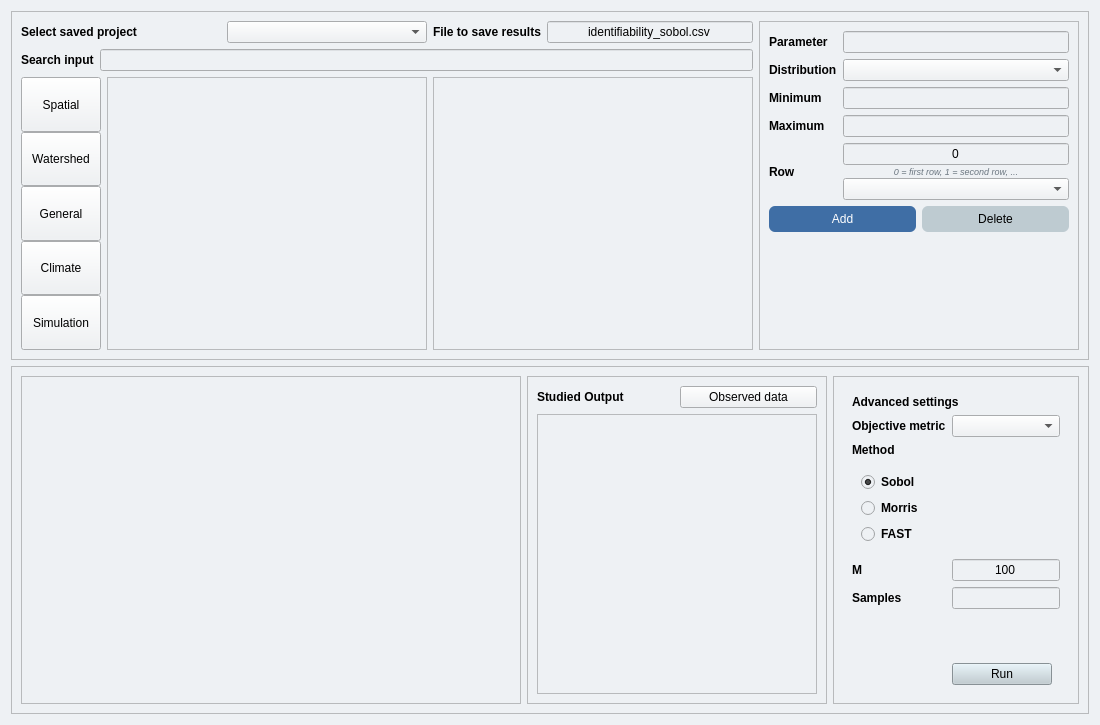
<?xml version="1.0" encoding="UTF-8"?>
<ui version="4.0">
 <class>Dialog</class>
 <widget class="QDialog" name="Dialog">
  <property name="geometry">
   <rect>
    <x>0</x>
    <y>0</y>
    <width>1100</width>
    <height>725</height>
   </rect>
  </property>
  <property name="windowTitle">
   <string>Identifiability Analysis</string>
  </property>
  <property name="styleSheet">
   <string notr="true">background-color: #eef1f4</string>
  </property>
  <layout class="QGridLayout" name="gridLayout_5">
   <item row="0" column="0">
    <widget class="QFrame" name="frame_6">
     <property name="frameShape">
      <enum>QFrame::StyledPanel</enum>
     </property>
     <property name="frameShadow">
      <enum>QFrame::Raised</enum>
     </property>
     <layout class="QGridLayout" name="gridLayout_4">
      <item row="0" column="0" colspan="2">
       <layout class="QHBoxLayout" name="horizontalLayout_top">
        <item>
         <widget class="QLabel" name="label_project">
          <property name="font">
           <font>
            <weight>75</weight>
            <bold>true</bold>
           </font>
          </property>
          <property name="text">
           <string>Select saved project</string>
          </property>
         </widget>
        </item>
        <item>
         <widget class="QComboBox" name="project_identifiability"/>
        </item>
       </layout>
      </item>
      <item row="0" column="2">
       <layout class="QHBoxLayout" name="horizontalLayout_file">
        <item>
         <widget class="QLabel" name="label_file_save">
          <property name="font">
           <font>
            <weight>75</weight>
            <bold>true</bold>
           </font>
          </property>
          <property name="text">
           <string>File to save results</string>
          </property>
         </widget>
        </item>
        <item>
         <widget class="QLineEdit" name="file_save">
          <property name="text">
           <string>identifiability_sobol.csv</string>
          </property>
          <property name="alignment">
           <set>Qt::AlignCenter</set>
          </property>
         </widget>
        </item>
       </layout>
      </item>
      <item row="0" column="3" rowspan="3">
       <widget class="QFrame" name="frame_4">
        <property name="maximumSize">
         <size>
          <width>400</width>
          <height>16777215</height>
         </size>
        </property>
        <property name="frameShape">
         <enum>QFrame::StyledPanel</enum>
        </property>
        <property name="frameShadow">
         <enum>QFrame::Raised</enum>
        </property>
        <layout class="QGridLayout" name="gridLayout_3">
         <item row="0" column="0">
          <widget class="QLabel" name="label_10">
           <property name="font">
            <font>
             <weight>75</weight>
             <bold>true</bold>
            </font>
           </property>
           <property name="text">
            <string>Parameter</string>
           </property>
          </widget>
         </item>
         <item row="0" column="1">
          <widget class="QLineEdit" name="parameter">
           <property name="alignment">
            <set>Qt::AlignCenter</set>
           </property>
          </widget>
         </item>
         <item row="1" column="0">
          <widget class="QLabel" name="label_2">
           <property name="font">
            <font>
             <weight>75</weight>
             <bold>true</bold>
            </font>
           </property>
           <property name="text">
            <string>Distribution</string>
           </property>
          </widget>
         </item>
         <item row="1" column="1">
          <widget class="QComboBox" name="distributions">
           <property name="styleSheet">
            <string notr="true">QComboBox::item { text-align: center; }</string>
           </property>
          </widget>
         </item>
         <item row="2" column="0">
          <widget class="QLabel" name="label_3">
           <property name="font">
            <font>
             <weight>75</weight>
             <bold>true</bold>
            </font>
           </property>
           <property name="text">
            <string>Minimum</string>
           </property>
          </widget>
         </item>
         <item row="2" column="1">
          <widget class="QLineEdit" name="first">
           <property name="alignment">
            <set>Qt::AlignCenter</set>
           </property>
          </widget>
         </item>
         <item row="3" column="0">
          <widget class="QLabel" name="label_4">
           <property name="font">
            <font>
             <weight>75</weight>
             <bold>true</bold>
            </font>
           </property>
           <property name="text">
            <string>Maximum</string>
           </property>
          </widget>
         </item>
         <item row="3" column="1">
          <widget class="QLineEdit" name="second">
           <property name="alignment">
            <set>Qt::AlignCenter</set>
           </property>
          </widget>
         </item>
         <item row="4" column="0">
          <widget class="QLabel" name="label_8">
           <property name="font">
            <font>
             <weight>75</weight>
             <bold>true</bold>
            </font>
           </property>
           <property name="toolTip">
            <string>Row index of this parameter within its input file, starting at 0: 0 is the first row, 1 the second row, and so on.</string>
           </property>
           <property name="text">
            <string>Row</string>
           </property>
          </widget>
         </item>
         <item row="4" column="1">
          <layout class="QVBoxLayout" name="verticalLayout_row">
           <property name="spacing">
            <number>1</number>
           </property>
           <item>
            <widget class="QLineEdit" name="row">
             <property name="toolTip">
              <string>Row index of this parameter within its input file, starting at 0: 0 is the first row, 1 the second row, and so on.</string>
             </property>
             <property name="text">
              <string>0</string>
             </property>
             <property name="alignment">
              <set>Qt::AlignCenter</set>
             </property>
            </widget>
           </item>
           <item>
            <widget class="QLabel" name="label_row_hint">
             <property name="font">
              <font>
               <pointsize>7</pointsize>
               <italic>true</italic>
              </font>
             </property>
             <property name="styleSheet">
              <string notr="true">color: #6b7680;</string>
             </property>
             <property name="text">
              <string>0 = first row, 1 = second row, ...</string>
             </property>
             <property name="alignment">
              <set>Qt::AlignCenter</set>
             </property>
            </widget>
           </item>
           <item>
            <widget class="QComboBox" name="row_curve_number">
             <property name="visible">
              <bool>false</bool>
             </property>
             <property name="toolTip">
              <string>Choose which curve number row (by its Curve_Number_ID) this shift applies to.</string>
             </property>
            </widget>
           </item>
          </layout>
         </item>
         <item row="5" column="0" colspan="2">
          <layout class="QHBoxLayout" name="horizontalLayout_add">
           <item>
            <widget class="QPushButton" name="add">
             <property name="styleSheet">
              <string notr="true">QPushButton {
    background-color: #3f6ea5;
    color: white;
    border-radius: 6px;
    padding: 6px 14px;
}
QPushButton:hover {
    background-color: #335a89;
}</string>
             </property>
             <property name="text">
              <string>Add</string>
             </property>
            </widget>
           </item>
           <item>
            <widget class="QPushButton" name="delete_row">
             <property name="styleSheet">
              <string notr="true">QPushButton {
    background-color: #becbd1;
    color: black;
    border-radius: 6px;
    padding: 6px 14px;
}
QPushButton:hover {
    color: white;
}</string>
             </property>
             <property name="text">
              <string>Delete</string>
             </property>
            </widget>
           </item>
          </layout>
         </item>
         <item row="6" column="0" colspan="2">
          <spacer name="verticalSpacer_form">
           <property name="orientation">
            <enum>Qt::Vertical</enum>
           </property>
           <property name="sizeHint" stdset="0">
            <size>
             <width>20</width>
             <height>20</height>
            </size>
           </property>
          </spacer>
         </item>
        </layout>
       </widget>
      </item>
      <item row="1" column="0" colspan="3">
       <layout class="QHBoxLayout" name="horizontalLayout_search">
        <item>
         <widget class="QLabel" name="label">
          <property name="font">
           <font>
            <weight>75</weight>
            <bold>true</bold>
           </font>
          </property>
          <property name="text">
           <string>Search input</string>
          </property>
         </widget>
        </item>
        <item>
         <widget class="QLineEdit" name="search"/>
        </item>
       </layout>
      </item>
      <item row="2" column="0">
       <layout class="QVBoxLayout" name="verticalLayout" stretch="0,0,0,0,0">
        <property name="spacing">
         <number>0</number>
        </property>
        <property name="leftMargin">
         <number>0</number>
        </property>
        <property name="topMargin">
         <number>0</number>
        </property>
        <property name="rightMargin">
         <number>0</number>
        </property>
        <property name="bottomMargin">
         <number>0</number>
        </property>
        <item>
         <widget class="QPushButton" name="Spatial">
          <property name="sizePolicy">
           <sizepolicy hsizetype="Fixed" vsizetype="Expanding">
            <horstretch>0</horstretch>
            <verstretch>0</verstretch>
           </sizepolicy>
          </property>
          <property name="text">
           <string>Spatial</string>
          </property>
         </widget>
        </item>
        <item>
         <widget class="QPushButton" name="Watershed">
          <property name="sizePolicy">
           <sizepolicy hsizetype="Fixed" vsizetype="Expanding">
            <horstretch>0</horstretch>
            <verstretch>0</verstretch>
           </sizepolicy>
          </property>
          <property name="text">
           <string>Watershed</string>
          </property>
         </widget>
        </item>
        <item>
         <widget class="QPushButton" name="General">
          <property name="sizePolicy">
           <sizepolicy hsizetype="Fixed" vsizetype="Expanding">
            <horstretch>0</horstretch>
            <verstretch>0</verstretch>
           </sizepolicy>
          </property>
          <property name="text">
           <string>General</string>
          </property>
         </widget>
        </item>
        <item>
         <widget class="QPushButton" name="Climate">
          <property name="sizePolicy">
           <sizepolicy hsizetype="Fixed" vsizetype="Expanding">
            <horstretch>0</horstretch>
            <verstretch>0</verstretch>
           </sizepolicy>
          </property>
          <property name="text">
           <string>Climate</string>
          </property>
         </widget>
        </item>
        <item>
         <widget class="QPushButton" name="Simulation">
          <property name="sizePolicy">
           <sizepolicy hsizetype="Fixed" vsizetype="Expanding">
            <horstretch>0</horstretch>
            <verstretch>0</verstretch>
           </sizepolicy>
          </property>
          <property name="text">
           <string>Simulation</string>
          </property>
         </widget>
        </item>
       </layout>
      </item>
      <item row="2" column="1">
       <widget class="QScrollArea" name="scrollArea">
        <property name="widgetResizable">
         <bool>true</bool>
        </property>
        <widget class="QWidget" name="scrollAreaWidgetContents">
         <property name="geometry">
          <rect>
           <x>0</x>
           <y>0</y>
           <width>303</width>
           <height>249</height>
          </rect>
         </property>
         <layout class="QGridLayout" name="gridLayout">
          <item row="1" column="0">
           <layout class="QVBoxLayout" name="verticalLayout_2"/>
          </item>
         </layout>
        </widget>
       </widget>
      </item>
      <item row="2" column="2">
       <widget class="QScrollArea" name="scrollArea_3">
        <property name="widgetResizable">
         <bool>true</bool>
        </property>
        <widget class="QWidget" name="scrollAreaWidgetContents_3">
         <property name="geometry">
          <rect>
           <x>0</x>
           <y>0</y>
           <width>304</width>
           <height>249</height>
          </rect>
         </property>
         <property name="minimumSize">
          <size>
           <width>200</width>
           <height>0</height>
          </size>
         </property>
         <layout class="QGridLayout" name="gridLayout_6">
          <item row="0" column="0">
           <layout class="QVBoxLayout" name="verticalLayout_3"/>
          </item>
         </layout>
        </widget>
       </widget>
      </item>
     </layout>
    </widget>
   </item>
   <item row="1" column="0">
    <widget class="QFrame" name="frame">
     <property name="frameShape">
      <enum>QFrame::StyledPanel</enum>
     </property>
     <property name="frameShadow">
      <enum>QFrame::Raised</enum>
     </property>
     <layout class="QGridLayout" name="gridLayout_2">
      <item row="0" column="0">
       <widget class="QTableWidget" name="table">
        <property name="minimumSize">
         <size>
          <width>0</width>
          <height>0</height>
         </size>
        </property>
        <property name="font">
         <font>
          <weight>75</weight>
          <bold>true</bold>
         </font>
        </property>
       </widget>
      </item>
      <item row="0" column="1">
       <widget class="QFrame" name="frame_5">
        <property name="minimumSize">
         <size>
          <width>300</width>
          <height>0</height>
         </size>
        </property>
        <property name="maximumSize">
         <size>
          <width>300</width>
          <height>16777215</height>
         </size>
        </property>
        <property name="frameShape">
         <enum>QFrame::StyledPanel</enum>
        </property>
        <property name="frameShadow">
         <enum>QFrame::Raised</enum>
        </property>
        <layout class="QGridLayout" name="gridLayout_7">
         <item row="0" column="0">
          <layout class="QHBoxLayout" name="horizontalLayout_output_title">
           <item>
            <widget class="QLabel" name="label_14">
             <property name="font">
              <font>
               <weight>75</weight>
               <bold>true</bold>
              </font>
             </property>
             <property name="text">
              <string>Studied Output</string>
             </property>
            </widget>
           </item>
           <item>
            <widget class="QPushButton" name="observed_push">
             <property name="text">
              <string>Observed data</string>
             </property>
            </widget>
           </item>
          </layout>
         </item>
         <item row="1" column="0">
          <widget class="QScrollArea" name="scrollArea_2">
           <property name="widgetResizable">
            <bool>true</bool>
           </property>
           <widget class="QWidget" name="scrollAreaWidgetContents_2">
            <property name="geometry">
             <rect>
              <x>0</x>
              <y>0</y>
              <width>280</width>
              <height>400</height>
             </rect>
            </property>
            <layout class="QVBoxLayout" name="verticalLayout_5"/>
           </widget>
          </widget>
         </item>
        </layout>
       </widget>
      </item>
      <item row="0" column="2">
       <widget class="QFrame" name="frame_7">
        <property name="minimumSize">
         <size>
          <width>200</width>
          <height>0</height>
         </size>
        </property>
        <property name="frameShape">
         <enum>QFrame::StyledPanel</enum>
        </property>
        <property name="frameShadow">
         <enum>QFrame::Raised</enum>
        </property>
        <layout class="QGridLayout" name="gridLayout_11">
         <item row="0" column="0" colspan="2">
          <widget class="QFrame" name="frame_8">
           <property name="minimumSize">
            <size>
             <width>200</width>
             <height>0</height>
            </size>
           </property>
           <property name="frameShape">
            <enum>QFrame::NoFrame</enum>
           </property>
           <property name="frameShadow">
            <enum>QFrame::Raised</enum>
           </property>
           <layout class="QFormLayout" name="formLayout">
            <item row="0" column="0" colspan="2">
             <widget class="QLabel" name="label_13">
              <property name="font">
               <font>
                <weight>75</weight>
                <bold>true</bold>
               </font>
              </property>
              <property name="text">
               <string>Advanced settings</string>
              </property>
             </widget>
            </item>
            <item row="1" column="0">
             <widget class="QLabel" name="label_metric">
              <property name="font">
               <font>
                <weight>75</weight>
                <bold>true</bold>
               </font>
              </property>
              <property name="text">
               <string>Objective metric</string>
              </property>
             </widget>
            </item>
            <item row="1" column="1">
             <widget class="QComboBox" name="combo_metric"/>
            </item>
            <item row="2" column="0" colspan="2">
             <widget class="QLabel" name="label_method">
              <property name="font">
               <font>
                <weight>75</weight>
                <bold>true</bold>
               </font>
              </property>
              <property name="text">
               <string>Method</string>
              </property>
             </widget>
            </item>
            <item row="3" column="0" colspan="2">
             <widget class="QFrame" name="frame_2">
              <property name="frameShape">
               <enum>QFrame::NoFrame</enum>
              </property>
              <property name="frameShadow">
               <enum>QFrame::Raised</enum>
              </property>
              <layout class="QVBoxLayout" name="verticalLayout_methods">
               <item>
                <widget class="QRadioButton" name="sobol">
                 <property name="font">
                  <font>
                   <weight>75</weight>
                   <bold>true</bold>
                  </font>
                 </property>
                 <property name="text">
                  <string>Sobol</string>
                 </property>
                 <property name="checked">
                  <bool>true</bool>
                 </property>
                </widget>
               </item>
               <item>
                <widget class="QRadioButton" name="morris">
                 <property name="font">
                  <font>
                   <weight>75</weight>
                   <bold>true</bold>
                  </font>
                 </property>
                 <property name="text">
                  <string>Morris</string>
                 </property>
                </widget>
               </item>
               <item>
                <widget class="QRadioButton" name="fast">
                 <property name="font">
                  <font>
                   <weight>75</weight>
                   <bold>true</bold>
                  </font>
                 </property>
                 <property name="text">
                  <string>FAST</string>
                 </property>
                </widget>
               </item>
              </layout>
             </widget>
            </item>
            <item row="4" column="0">
             <widget class="QLabel" name="label_6">
              <property name="font">
               <font>
                <weight>75</weight>
                <bold>true</bold>
               </font>
              </property>
              <property name="toolTip">
               <string>Sobol: the M input (base sample size, total runs = M*(2*D+2)). Morris: number of trajectories (total runs = trajectories*(D+1)). FAST: N (total runs = N*D; SALib requires N &gt; 4*M^2 = 64 with the default M=4).</string>
              </property>
              <property name="text">
               <string>M</string>
              </property>
             </widget>
            </item>
            <item row="4" column="1">
             <widget class="QLineEdit" name="trajectories">
              <property name="toolTip">
               <string>Sobol: the M input (base sample size, total runs = M*(2*D+2)). Morris: number of trajectories (total runs = trajectories*(D+1)). FAST: N (total runs = N*D; SALib requires N &gt; 4*M^2 = 64 with the default M=4).</string>
              </property>
              <property name="text">
               <string>100</string>
              </property>
              <property name="alignment">
               <set>Qt::AlignCenter</set>
              </property>
             </widget>
            </item>
            <item row="5" column="0">
             <widget class="QLabel" name="label_samples">
              <property name="font">
               <font>
                <weight>75</weight>
                <bold>true</bold>
               </font>
              </property>
              <property name="toolTip">
               <string>Total number of AnnAGNPS executions this will launch, given the current D (number of parameters in the table) and the method above.</string>
              </property>
              <property name="text">
               <string>Samples</string>
              </property>
             </widget>
            </item>
            <item row="5" column="1">
             <widget class="QLineEdit" name="lineEdit_6">
              <property name="toolTip">
               <string>Total number of AnnAGNPS executions this will launch, given the current D (number of parameters in the table) and the method above.</string>
              </property>
              <property name="alignment">
               <set>Qt::AlignCenter</set>
              </property>
             </widget>
            </item>
            <item row="6" column="0">
             <spacer name="verticalSpacer_2">
              <property name="orientation">
               <enum>Qt::Vertical</enum>
              </property>
              <property name="sizeHint" stdset="0">
               <size>
                <width>20</width>
                <height>40</height>
               </size>
              </property>
             </spacer>
            </item>
            <item row="7" column="1">
             <widget class="QPushButton" name="accept">
              <property name="maximumSize">
               <size>
                <width>100</width>
                <height>16777215</height>
               </size>
              </property>
              <property name="styleSheet">
               <string notr="true">background-color: #becbd1;</string>
              </property>
              <property name="text">
               <string>Run</string>
              </property>
             </widget>
            </item>
           </layout>
          </widget>
         </item>
        </layout>
       </widget>
      </item>
     </layout>
    </widget>
   </item>
  </layout>
 </widget>
 <resources/>
 <connections/>
</ui>
